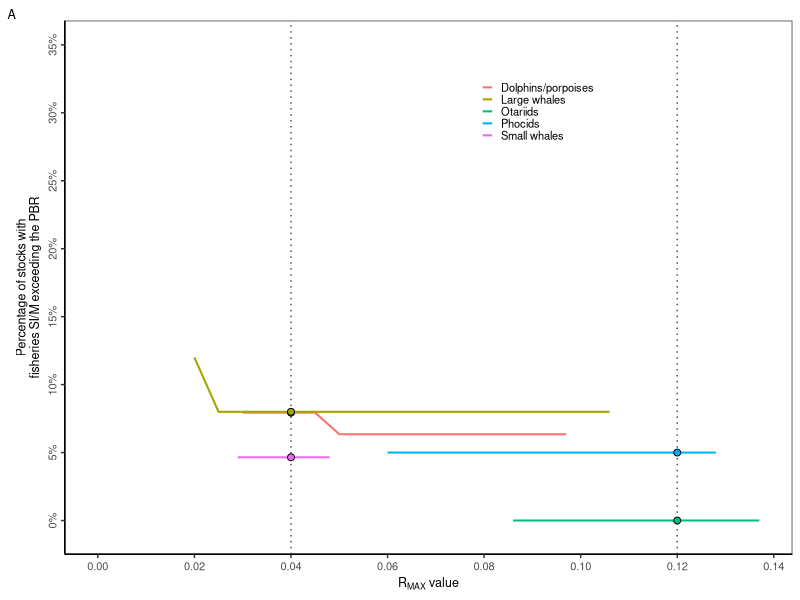
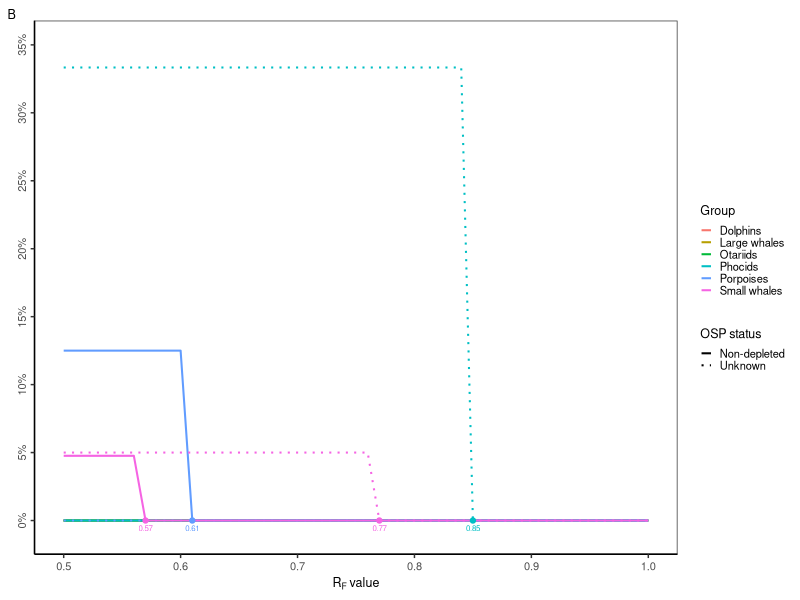
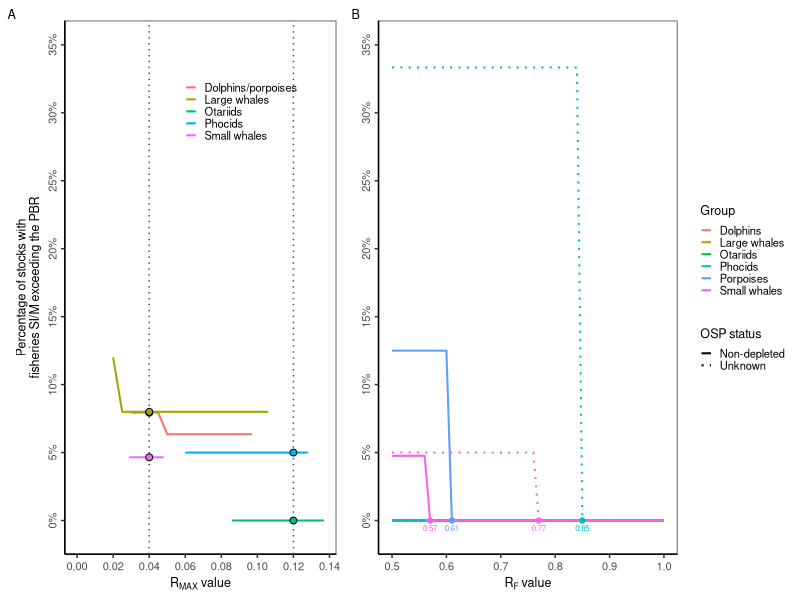

Here is the R script that generated these plots, in order: (Note: this script raises an error after producing the figures.)

# Clear workspace
rm(list = ls())

# Setup
################################################################################

# Packages
library(tidyverse)

# Directories
outdir <- "data/sars/processed"
plotdir <- "figures"

# Read data
stats_rf <- read.csv(file=file.path("output/rf_sensitivity_analysis.csv"), as.is=T)
stats_rmax <- read.csv(file=file.path("output/rmax_sensitivity_analysis.csv"), as.is=T)


# Build data
################################################################################

# Extract points
pts_rf <- stats_rf %>% 
  filter(pstrategic==0) %>% 
  group_by(group, osp_status) %>% 
  filter(rf_sim==min(rf_sim)) %>% 
  ungroup() %>% 
  # Remove the ones that are already 100% non-strat at 0.5
  filter(rf_sim!=0.5)


# Plot data
################################################################################

# Theme
my_theme <-  theme(axis.text=element_text(size=8),
                   axis.text.y = element_text(angle = 90, hjust = 0.5),
                   axis.title=element_text(size=9),
                   legend.text=element_text(size=8),
                   legend.title=element_text(size=9),
                   strip.text=element_text(size=7),
                   plot.title=element_text(size=9),
                   plot.tag=element_text(size=9),
                   # Gridlines
                   panel.grid.major = element_blank(), 
                   panel.grid.minor = element_blank(),
                   panel.background = element_blank(), 
                   axis.line = element_line(colour = "black"),
                   # Legend
                   legend.key = element_rect(fill = NA, color=NA),
                   legend.key.size = unit(0.3, "cm"),
                   legend.background = element_rect(fill=alpha('blue', 0)))

# Rmax
g1 <- ggplot(stats_rmax, aes(x=rmax_sim, y=pstrategic, color=group)) +
  # Reference lines
  geom_vline(xintercept = c(0.04, 0.12), color="grey30", linetype="dotted") +
  # Lines
  geom_line(linewidth = 0.7) +
  geom_point(data=stats_rmax %>% filter(rmax_sim==rmax_default), show.legend = F,
             mapping=aes(fill=group), pch=21, color="black", size=2) +
  # Labels
  labs(x=expression("R"["MAX"]*" value"), 
       y="Percentage of stocks with\nfisheries SI/M exceeding the PBR",
       tag="A") +
  scale_x_continuous(lim=c(0, NA), breaks=seq(0, 0.2, 0.02)) +
  # scale_y_continuous(lim=c(-0.007, 0.35), labels=scales::percent_format(), breaks=seq(0, 0.14, 0.02)) +
  scale_y_continuous(lim=c(-0.007, 0.35), labels=scales::percent_format(), breaks=seq(0, 0.4, 0.05)) +
  # Legend
  scale_color_discrete(name="Group") +
  # Theme
  theme_bw() + my_theme +
  theme(legend.position = c(0.65, 0.83),
        legend.title = element_blank())
g1

# RF
g2 <- ggplot(stats_rf, aes(x=rf_sim, y=pstrategic, color=group, linetype=osp_status)) +
  # Lines
  geom_line(linewidth = 0.7) +
  geom_point(data=pts_rf,  size=1.5, show.legend = F) + # mapping=aes(shape=osp_status), 
  geom_text(data=pts_rf, mapping=aes(label=rf_sim), show.legend = F, vjust=1.8, size=2) +
  # Labels
  labs(x=expression("R"["F"]*" value"), 
       y="Percentage of stocks with\nfisheries SI/M exceeding the PBR",
       tag="B") +
  # scale_x_continuous(lim=c(0, NA), breaks=seq(0,0.2, 0.02)) +
  scale_y_continuous(lim=c(-0.007, 0.35), labels=scales::percent_format(), breaks=seq(0, 0.4, 0.05)) +
  # Legend
  scale_color_discrete(name="Group") +
  scale_linetype_manual(name="OSP status", values=c("solid", "dotted")) +
  # scale_shape_manual(name="OSP status", values=c(16, 18)) +
  # Theme
  theme_bw() + my_theme +
  theme(axis.title.y=element_blank())
g2

# Merge
g <- gridExtra::grid.arrange(g1, g2, nrow=1, widths=c(0.43, 0.57))

# Export
ggsave(g, filename=file.path(plotdir, "FigSX_rf_rmax_sensitivity_analysis.png"), 
       width=6.5, height=3, units="in", dpi=600, bg="white")
